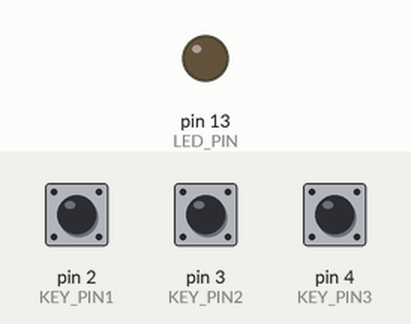
Simulated run of this sketch. Board: Arduino Uno, built with avr-gcc and run on an emulated ATmega328P. On the bench: output pins drawn as LEDs (lit = HIGH). Dashed ring = blinking. The inputs (shaded band) are chosen by the test bench; at power-on: pin 4 (KEY_PIN3) HIGH, pin 2 (KEY_PIN1) HIGH, pin 3 (KEY_PIN2) HIGH.

Above: at 0.8 s.
0.9 s: pin 4 (KEY_PIN3) pulled LOW for 1 s
At 0.99 s:
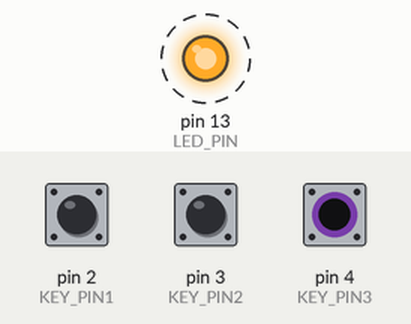
3.9 s: pin 4 (KEY_PIN3) pulled LOW for 0.15 s
At 4.4 s:
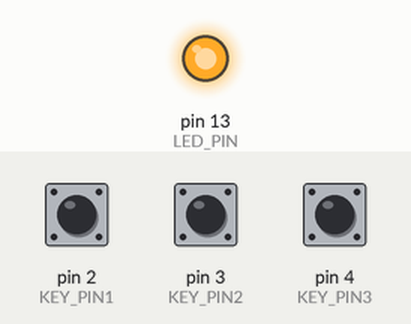
5.5 s: pin 4 (KEY_PIN3) pulled LOW for 3.2 s
At 9.3 s:
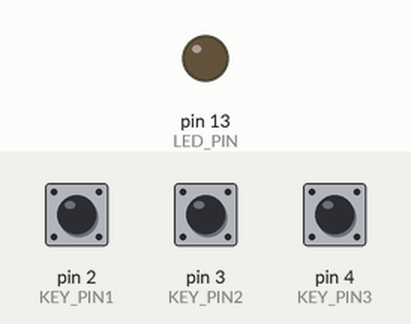
Timing chart, 0 to 10.8 s (numbered marks = the images above; inputs shaded):
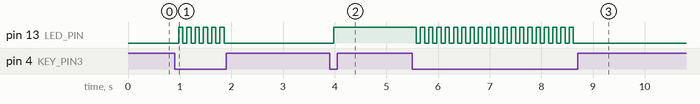

Measured:
- after the input at 0.9 s, pin 13 (LED_PIN): alternates HIGH for 0.08 s and LOW for 0.08 s, 12 changes in all, then stays LOW, starting after 0.08 s
- after the input at 3.9 s, pin 13 (LED_PIN): LOW → HIGH after 0.08 s
- after the input at 5.5 s, pin 13 (LED_PIN): alternates HIGH for 0.08 s and LOW for 0.08 s, 39 changes in all, then stays LOW, starting after 0.08 s

The sketch:

main.ino
```cpp
//Piotr Makulec, 2025
//Written for and tested on Arduino (ATmega328p).

#include <avr/io.h>
#include <util/delay.h>

#define LED_PIN (1 << PB5)          //internal LED
#define LED_ON PORTB |= LED_PIN     //set the LED pin HIGH
#define LED_OFF PORTB &= ~LED_PIN   //set the LED pin LOW
#define LED_TOG PORTB ^= LED_PIN    //change the current state of the LED
#define KEY_PIN1 (1 << PD2)         //tact switch 1
#define KEY_PIN2 (1 << PD3)         //tact switch 2
#define KEY_PIN3 (1 << PD4)         //tact switch 3

uint8_t buttonPressed(uint8_t button);

int main(void) {
  DDRB |= LED_PIN;                            //set the LED pin as output
  PORTB &= ~LED_PIN;                          //set the LED pin low
  DDRD &= ~(KEY_PIN1 | KEY_PIN2 | KEY_PIN3);  //set the tact switch pins as inputs (redundant)
  PORTD |= KEY_PIN1 | KEY_PIN2 | KEY_PIN3;    //pull up the tact switch pins

  while (1) {                                 //infinite loop
    if (buttonPressed(KEY_PIN1)) LED_ON;      //turn on the LED if tact switch 1 is pressed
    if (buttonPressed(KEY_PIN2)) LED_OFF;     //turn off the LED if tact switch 2 is pressed
    if (buttonPressed(KEY_PIN3)) LED_TOG;     //change the LED state if tact switch 3 is pressed
  }
}

uint8_t buttonPressed(uint8_t button) {
  if (!(PIND & button)) {                     //if the pin state is low
    _delay_ms(80);                            //debounce the switch
    if (!(PIND & button))                     //if the pin state is still low
      return 1;
  }
  return 0;
}
```
